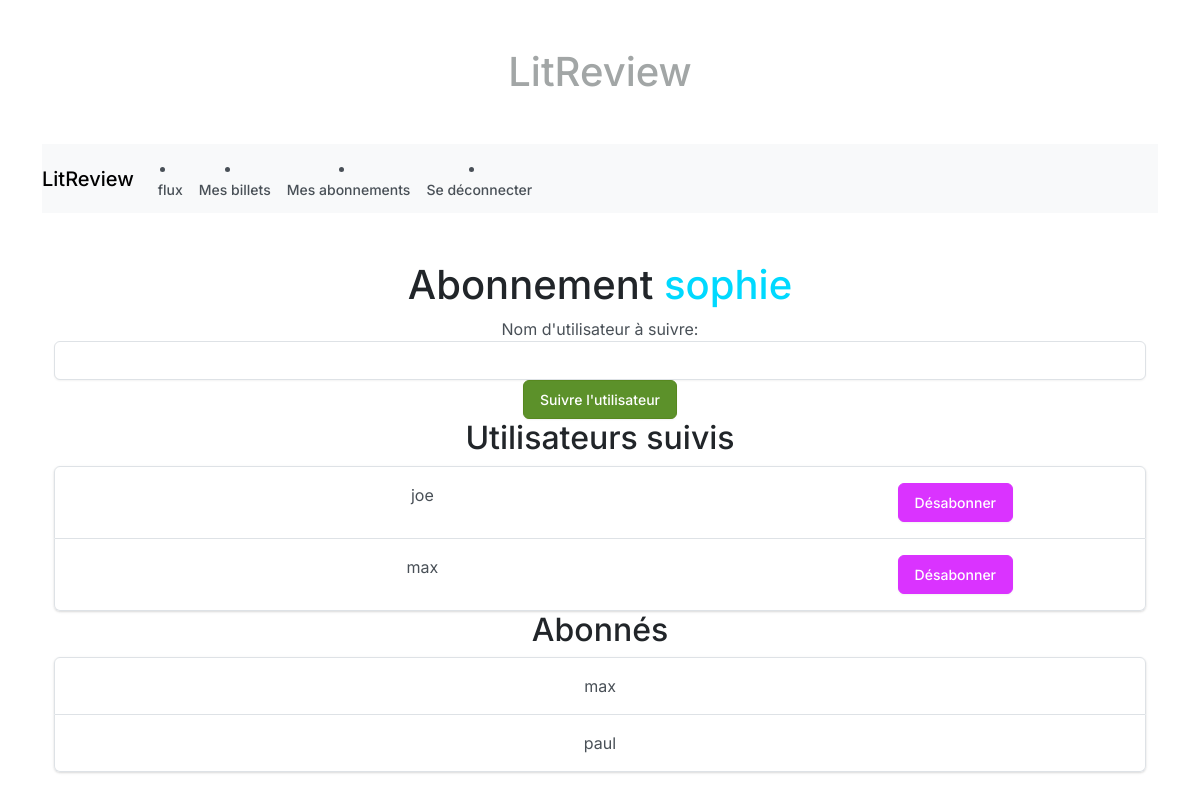
/abonnement/ (signed in), run on an earlier commit of the app's database.
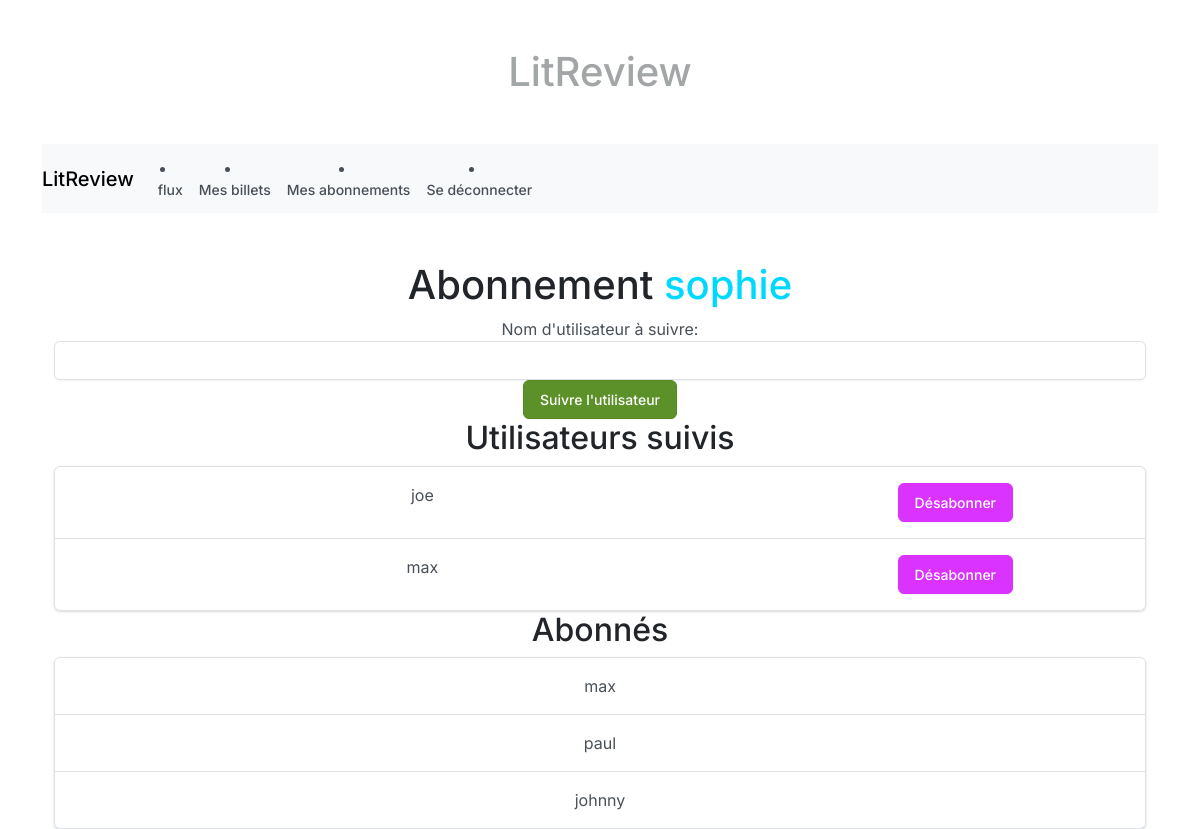
And on a later commit of the database.
### litreviewApp/models.py (models this page shows)
class UserFollows(models.Model):
    created_by = models.ForeignKey(settings.AUTH_USER_MODEL, on_delete=models.CASCADE, related_name="following_users")
    followed_user = models.ForeignKey(settings.AUTH_USER_MODEL, on_delete=models.CASCADE, related_name="followed_by_users")
    followed_tickets = models.ManyToManyField(Ticket, related_name="followers")
    class Meta:
        unique_together = ("created_by", "followed_user")

### litreviewApp/views.py (the view, shortened to what this page needs)
# urls.py: path("abonnement/", abonnement_view, name="abonnement"),
@login_required
def abonnement_view(request):
    user = request.user
    following_users = UserFollows.objects.filter(created_by=user).select_related(
        "followed_user"
    )
    followers = UserFollows.objects.filter(followed_user=user).select_related(
        "created_by"
    )
    return render(
        request,
        "litreviewApp/abonnement.html",
        {
            "following_users": following_users,
            "followers": followers,
        },
    )

### litreviewApp/templates/litreviewApp/abonnement.html (shortened to what this page needs)
{% extends 'base.html' %} {% load static %} {% block content %}
<div class="container mt-5">
  <h1>Abonnement <span class="distinctive-username">{{ user.username }}</span> </h1>
  <form method="post" action="{% url 'follow_user' %}">
    <div class="form-group">
      <label for="follow_username">Nom d'utilisateur à suivre:</label>
      <input
        type="text"
        class="form-control"
        id="follow_username"
        name="follow_username"
        required
      />
    </div>
    <button type="submit" class="btn btn-custom-red">
      Suivre l'utilisateur
    </button>
  </form>
  {% if following_users %}
  <h2>Utilisateurs suivis</h2>
  <ul class="list-group">
    {% for following_user in following_users %}
    <li class="list-group-item">
      <div class="row">
        <div class="col-md-8">{{ following_user.followed_user.username }}</div>
        <div class="col-md-4">
          <form method="post" action="{% url 'abonnement' %}">
            <button type="submit" class="btn btn-custom-yellow">
              Désabonner
            </button>
          </form>
        </div>
      </div>
    </li>
    {% empty %}
    <li class="list-group-item">Aucun abonnement</li>
    {% endfor %}
  </ul>
  {% else %}
  <p>Aucun abonnement</p>
  {% endif %}
  <h2>Abonnés</h2>
  {% if followers %}
  <ul class="list-group">
    {% for follower in followers %}
    <li class="list-group-item">{{ follower.created_by.username }}</li>
    {% empty %}
    <li class="list-group-item">Aucun abonné</li>
    {% endfor %}
  </ul>
  {% else %}
  <p>Aucun abonné</p>
  {% endif %}
</div>
{% endblock %}

What changed in the data, as far as the page shows it:
added UserFollows: created_by.username "johnny", shown under "Abonnés"
